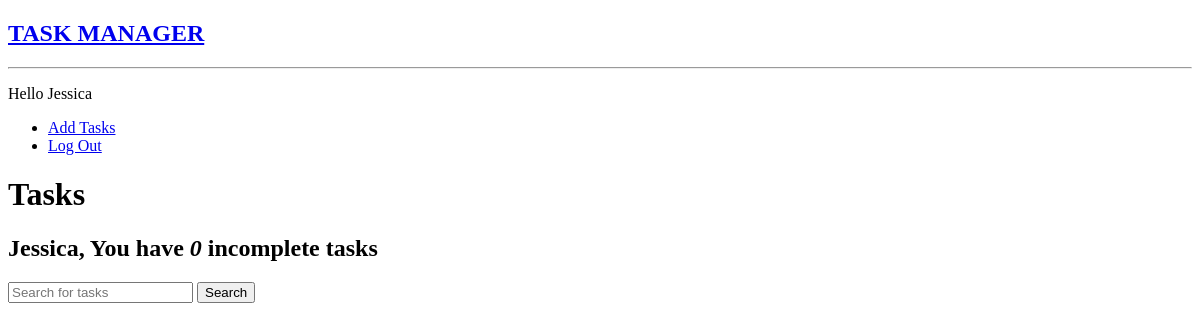
/home/ (signed in), run on an earlier commit of the app's database.
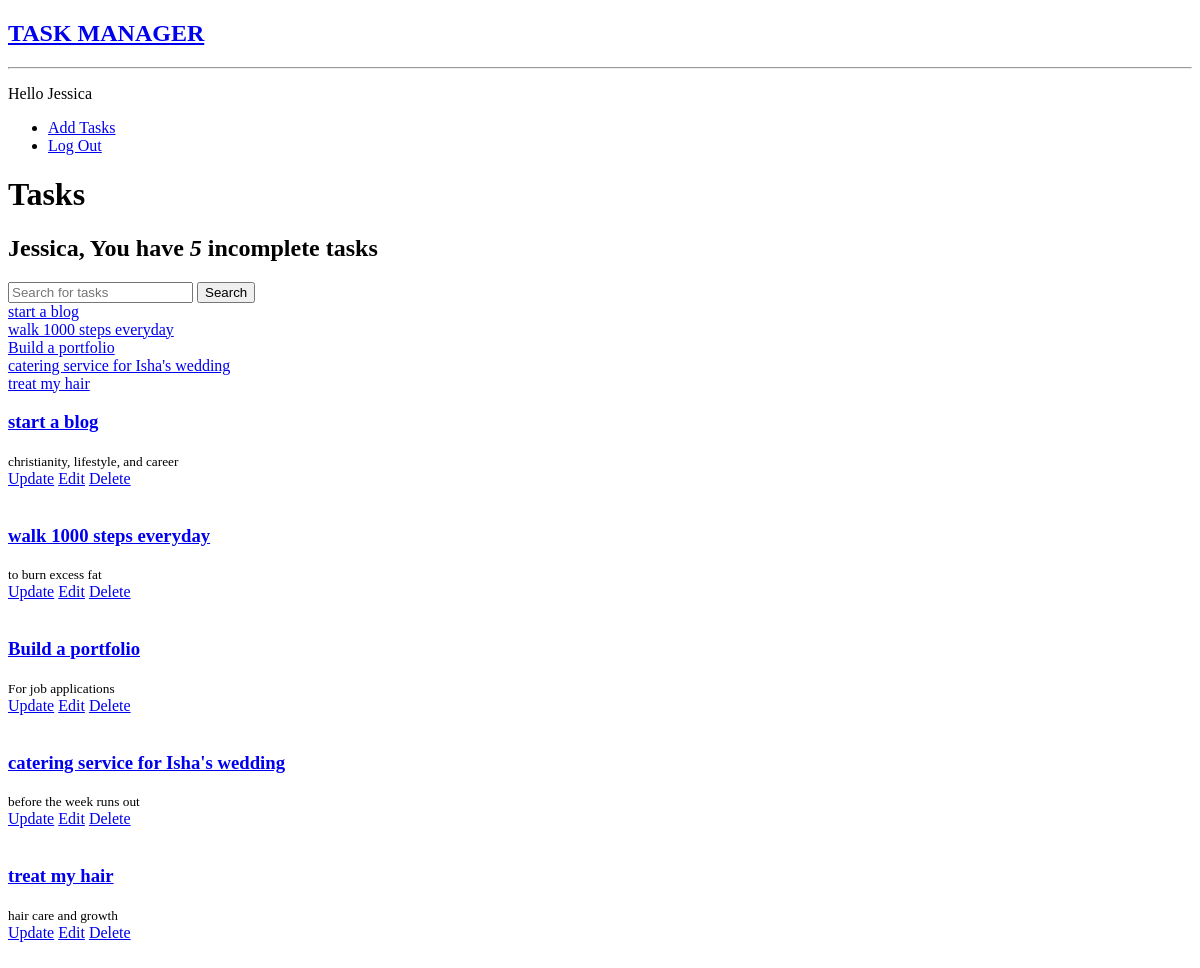
And on a later commit of the database.
### base/models.py (models this page shows)
class Task(models.Model):
    user =  models.ForeignKey(User, on_delete=models.CASCADE,)
    title = models.CharField(max_length=45, null=False)
    description = models.TextField(null=False)
    complete = models.BooleanField(default=False)
    created = models.DateTimeField(auto_now_add=True)
    class Meta:
        ordering = ['-created']
    def __str__(self):
        return self.title

### base/views.py (the view)
# urls.py: path('home/', views.home, name='home'),
def home(request):
    print(request.user.id)
    q = request.GET.get('q') if request.GET.get('q') != None else ''
    tasks = Task.objects.filter(user=request.user.id)
    count = Task.objects.filter(complete=False, user=request.user.id).count()
    context = {'tasks': tasks,'count':count }
    return render(request, 'base/home.html', context)

### base/templates/base/home.html
{% extends 'main.html'%}
{% block content %}
<h1>Tasks</h1>
<h2>{{user}}, You have <i>{{count}}</i> incomplete tasks</h2>
<form method="GET">
    <input name="q" placeholder="Search for tasks" />
    <input type="submit" value="Search">
</form>
<div class="task-items-wrapper">
    {% for task in tasks %}
        <div class="task-wrapper">
            {% if task.complete %}
                <div class="task-title">
                    <i><s><a href="{% url 'updatetask' task.id %}">{{task}}</a></s></i>
                </div>
                {% else %}
                <div class="task-title">
                    <a href="{% url 'updatetask' task.id %}">{{task}}</a>
                </div>
            {% endif %}
        </div>
    {% endfor %}
</div>
<div>
    <div>
       {% for task in tasks %}
        <div>
            <h3><a href="{% url 'task' task.id %}">{{task.title}} </a></h3>
            <small>{{task.description}}</small>
            <br>
            <a href="{% url 'updatetask' task.id %}">Update</a>
            <a href="{% url 'edittask' task.id %}">Edit</a>
            <a href="{% url 'deletetasks' task.id %}">Delete</a>
        </div>
        <br>
       {% endfor %}
    </div>
</div>
{% endblock content %}

### templates/main.html (shortened to what this page needs)
<!DOCTYPE html>
<html lang="en">
<head>
</head>
<body>
    {% include 'navbar.html' %}
    <header >
        {% if request.user.is_authenticated %}
        <p>Hello {{request.user}}</p>
        {% endif%}
        <nav class="navbar navbar-expand navbar-dark bg-dark">
            <ul class="nav navbar-nav">
                <li class="nav-item">
                    <a class="nav-link add" href="{% url 'addtasks' %}">Add Tasks</a>
                </li>
                {% if request.user.is_authenticated %}
                <li>
                    <a href="{% url 'logout' %}" class="nav-link">Log Out</a>
                </li>
                {% endif %}
            </ul>
        </nav>
    </header>
    {% block content %}
    {% endblock %}
</body>
</html>

### templates/navbar.html
<a href="{% url 'home' %}">
    <h2> TASK MANAGER</h2>
</a>
<hr>

What changed in the data, as far as the page shows it:
added Task: title "start a blog", description "christianity, lifestyle, and career"
added Task: title "walk 1000 steps everyday", description "to burn excess fat"
added Task: title "Build a portfolio", description "For job applications"
now on this page (row unchanged): Task: title "catering service for Isha's wedding", description "before the week runs out"
now on this page (row unchanged): Task: title "treat my hair", description "hair care and growth"
Also different on the page:
{{ count }}: "0" → "5"
